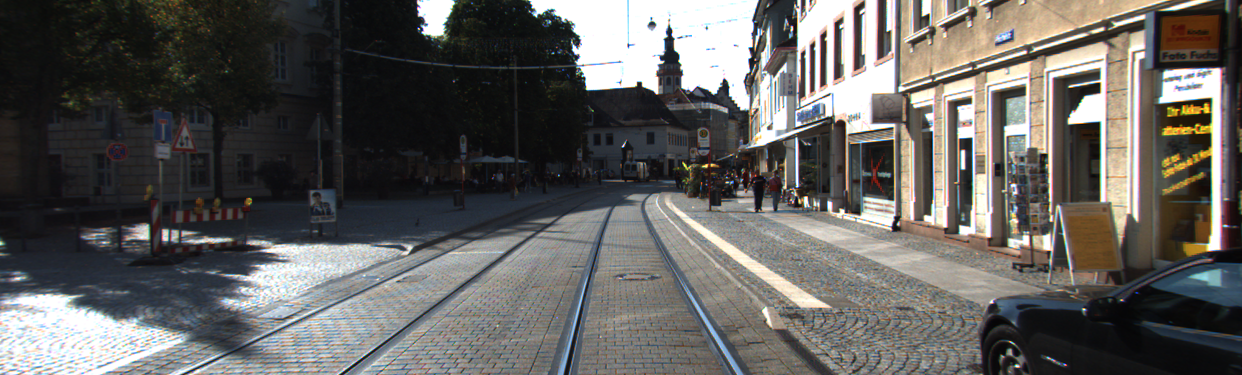
#> input picture MOTChallengeEvalKit-master/data/SportsMOT/test/MOT17-01/0013/000004.png, 1242 x 375 px
$ python -i gmc.py   (imports and definitions only)   (older library calls are emulated)
#> lines starting #> are read from the running program, lines starting #| are printed output that depends on the picture
#> further down, picture is the input picture: shape (375, 1242, 3); mean B, G, R 94, 96.5, 98
import cmath
import cv2
import matplotlib.pyplot as plt
import numpy as np
import copy
import time
import math
import os
os.environ['TF_CPP_MIN_LOG_LEVEL'] = '2'
from tensorflow.python.framework import constant_op
from tensorflow.python.framework import dtypes
from tensorflow.python.framework import ops
from tensorflow.python.ops import array_ops
from tensorflow.python.ops import math_ops

class GMC:
    def __init__(self, method='sparseOptFlow', downscale=2, verbose=None):
        super(GMC, self).__init__()
        self.count = 0
        self.blur_score_total = 0
        self.blur_score_not_blur = 0
        self.prev_H_skip = []
        self.last_call = 0
        self.method = method
        self.check = False
        self.downscale = max(1, int(downscale))
        self.prev_diff = []
        self. x_diff_list = []
        self. y_diff_list = []
        self. z_diff_list = []
        self.angular_list = []
        self.frame_list = []

        if self.method == 'orb':
            self.detector = cv2.FastFeatureDetector_create(20)
            self.extractor = cv2.ORB_create()
            self.matcher = cv2.BFMatcher(cv2.NORM_HAMMING)

        elif self.method == 'sift':
            self.detector = cv2.SIFT_create(nOctaveLayers=3, contrastThreshold=0.02, edgeThreshold=20)
            self.extractor = cv2.SIFT_create(nOctaveLayers=3, contrastThreshold=0.02, edgeThreshold=20)
            self.matcher = cv2.BFMatcher(cv2.NORM_L2)

        elif self.method == 'ecc':
            number_of_iterations = 5000
            termination_eps = 1e-6
            self.warp_mode = cv2.MOTION_EUCLIDEAN
            self.criteria = (cv2.TERM_CRITERIA_EPS | cv2.TERM_CRITERIA_COUNT, number_of_iterations, termination_eps)

        elif self.method == 'sparseOptFlow':
            self.feature_params = dict(maxCorners=1000, qualityLevel=0.01, minDistance=1, blockSize=3,
                                       useHarrisDetector=False, k=0.04)
            # self.gmc_file = open('GMC_results.txt', 'w')
        elif self.method == 'new':
            self.point = []
            self.H = [[1, 0, 0], [0, 1, 0]]
            self.feature_params = dict(maxCorners=1000, qualityLevel=0.01, minDistance=1, blockSize=3,
                                       useHarrisDetector=False, k=0.04)
            print("NEW")

        elif self.method == 'file' or self.method == 'files':
            seqName = verbose[0]
            ablation = verbose[1]
            if ablation:
                filePath = r'tracker/GMC_files/MOT17_ablation'
            else:
                filePath = r'tracker/GMC_files/MOTChallenge'

            if '-FRCNN' in seqName:
                seqName = seqName[:-6]
            elif '-DPM' in seqName:
                seqName = seqName[:-4]
            elif '-SDP' in seqName:
                seqName = seqName[:-4]

            self.gmcFile = open(filePath + "/GMC-" + seqName + ".txt", 'r')

            if self.gmcFile is None:
                raise ValueError("Error: Unable to open GMC file in directory:" + filePath)
        elif self.method == 'none' or self.method == 'None':
            self.method = 'none'
        else:
            raise ValueError("Error: Unknown CMC method:" + method)

        self.prevFrame = None
        self.prevKeyPoints = None
        self.prevDescriptors = None

        self.initializedFirstFrame = False

    # [31 lines left out: function apply, not called in this run]

    def applyEcc(self, raw_frame, detections=None):

        # Initialize
        height, width, _ = raw_frame.shape
#> height = 375; width = 1242
        frame = cv2.cvtColor(raw_frame, cv2.COLOR_BGR2GRAY)
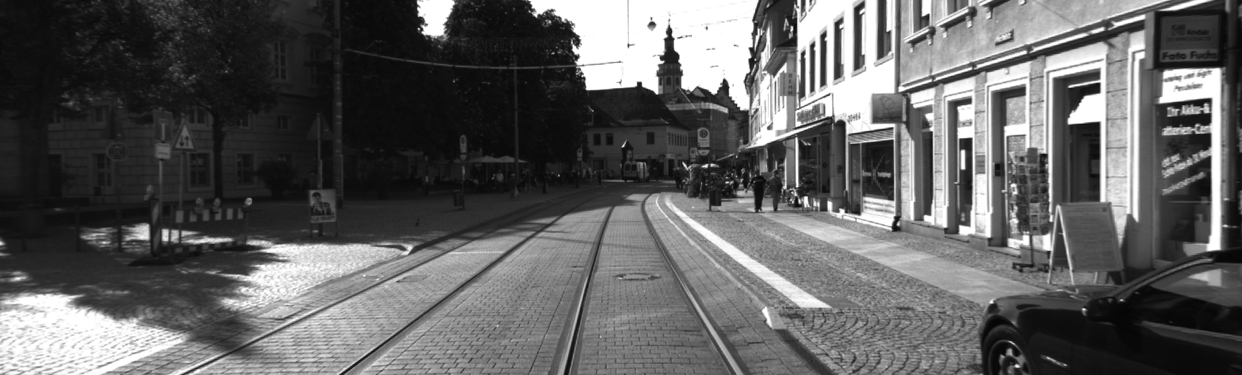
#> frame: shape (375, 1242); min 4, max 255, mean 96.7
        H = np.eye(2, 3, dtype=np.float32)

        # Downscale image (TODO: consider using pyramids)
        if self.downscale > 1.0:
            frame = cv2.GaussianBlur(frame, (3, 3), 1.5)
            frame = cv2.resize(frame, (width // self.downscale, height // self.downscale))
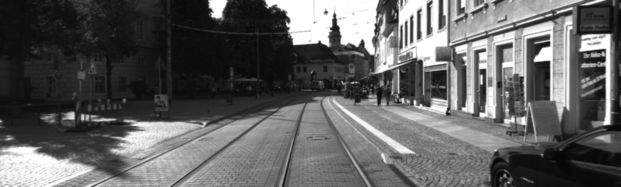
#> frame: shape (187, 621); min 6, max 255, mean 96.5
            width = width // self.downscale
#> width = 621
            height = height // self.downscale
#> height = 187

        # Handle first frame
        if not self.initializedFirstFrame:
            # Initialize data
            self.prevFrame = frame.copy()

            # Initialization done
            self.initializedFirstFrame = True

            return H

        # Run the ECC algorithm. The results are stored in warp_matrix.
        # (cc, H) = cv2.findTransformECC(self.prevFrame, frame, H, self.warp_mode, self.criteria)
        try:
            (cc, H) = cv2.findTransformECC(self.prevFrame, frame, H, self.warp_mode, self.criteria, None, 1)
        except:
            print('Warning: find transform failed. Set warp as identity')

        return H

    # [1003 lines left out: functions applyFeaures, applySparseOptFlow, applyFile, applyNew, _interpolate_bilinear, not called in this run]

>>> import cv2
>>> picture = cv2.imread('../MOTChallengeEvalKit-master/data/SportsMOT/test/MOT17-01/0013/000004.png')
>>> result = GMC().applyEcc(picture)
#> result = [[1, 0, 0], [0, 1, 0]]

$ run again, on MOTChallengeEvalKit-master/data/SportsMOT/test/MOT17-01/0013/000015.png
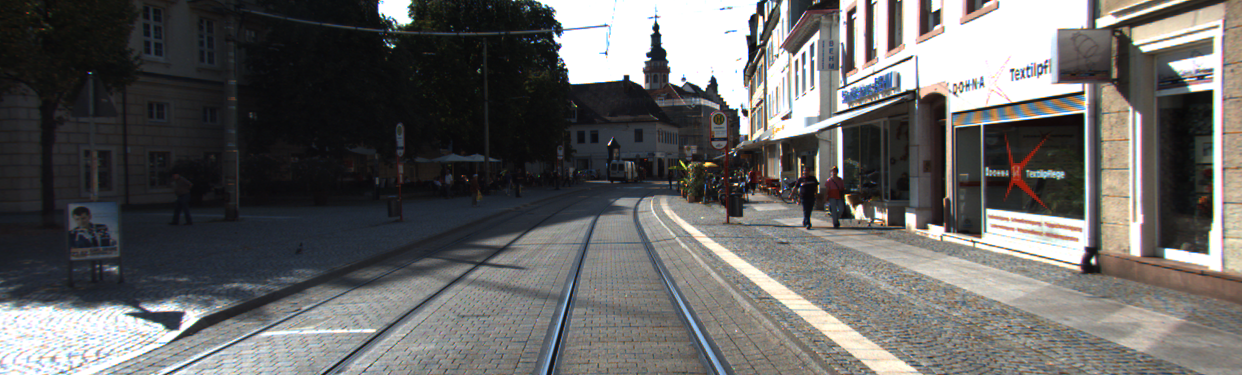
#> input picture MOTChallengeEvalKit-master/data/SportsMOT/test/MOT17-01/0013/000015.png, 1242 x 375 px
#> picture is the input picture: shape (375, 1242, 3); mean B, G, R 98.6, 99.7, 100.6
#> in applyEcc, `frame = cv2.cvtColor(raw_frame, cv2.COLOR_BGR2GRAY)`:
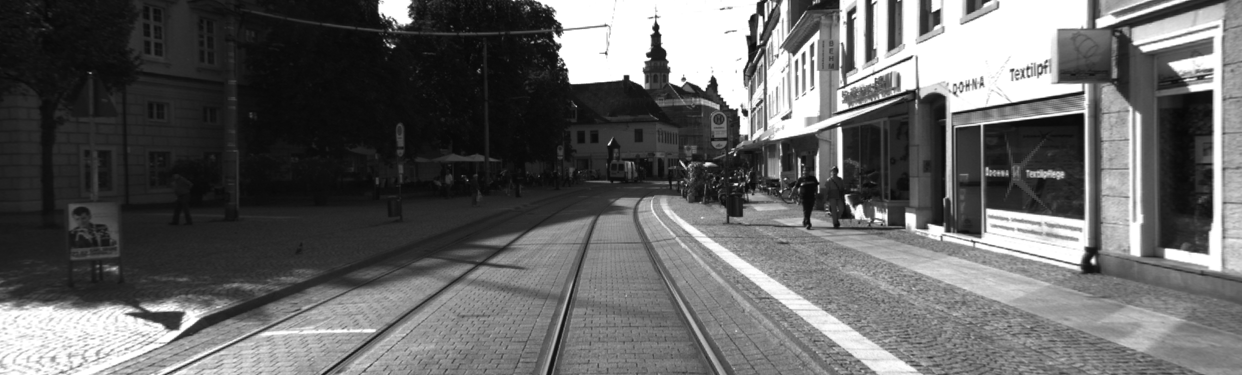
#> frame: shape (375, 1242); min 7, max 255, mean 99.9
#> in applyEcc, `frame = cv2.resize(frame, (width // self.downscale, height // self.dow..`:
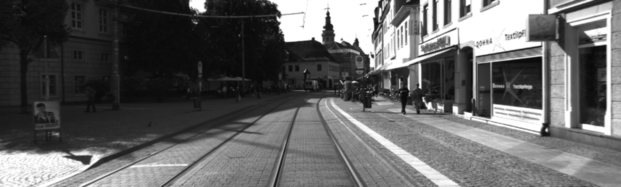
#> frame: shape (187, 621); min 8, max 255, mean 99.7
#> result = [[1, 0, 0], [0, 1, 0]]

$ run again, on MOTChallengeEvalKit-master/data/SportsMOT/test/MOT17-01/0013/000023.png
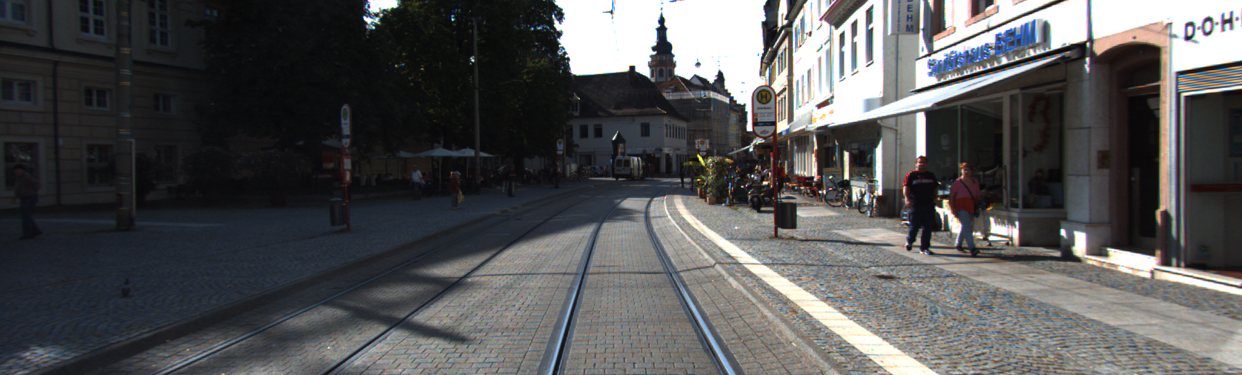
#> input picture MOTChallengeEvalKit-master/data/SportsMOT/test/MOT17-01/0013/000023.png, 1242 x 375 px
#> picture is the input picture: shape (375, 1242, 3); mean B, G, R 84.9, 84.4, 84.1
#> in applyEcc, `frame = cv2.cvtColor(raw_frame, cv2.COLOR_BGR2GRAY)`:
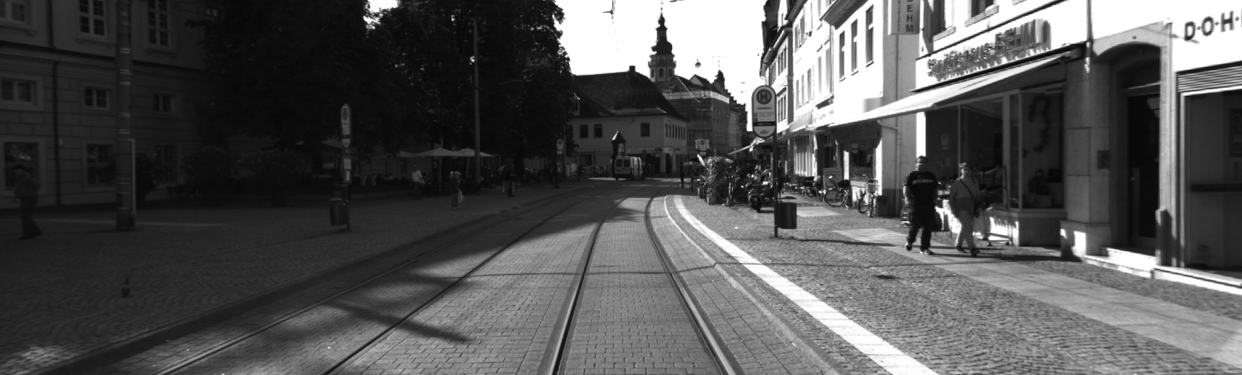
#> frame: shape (375, 1242); min 5, max 255, mean 84.4
#> in applyEcc, `frame = cv2.resize(frame, (width // self.downscale, height // self.dow..`:
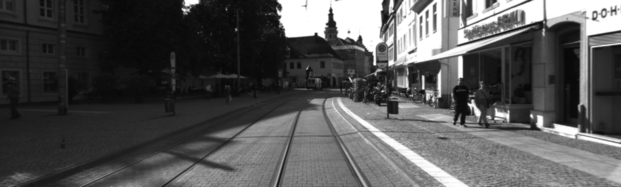
#> frame: shape (187, 621); min 7, max 255, mean 84.3
#> result = [[1, 0, 0], [0, 1, 0]]
